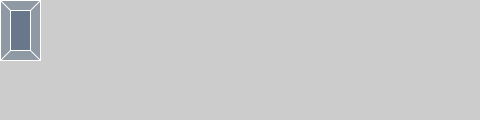
Frame 1 (no input)
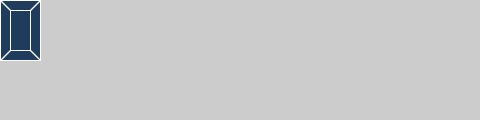
Frame 60 (the mouse pressed at the canvas centre just before this capture)
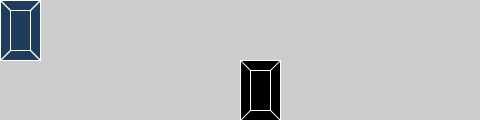
Frame 120 (the mouse held since frame 60 and released just before this capture)

The Processing sketch that drew these frames (run headless with seeded random() and noise(); from frame 60 on, the mouse is pressed at the canvas centre):

// Processing sketch: processing_113150
// ── processing_113150.pde

//20131002mouse interaction
//juichilin
//class 

void setup() {
  size(480, 120);
  smooth();
}

void draw() {
  if (mousePressed) {
    fill(0);
  }
  else {
    fill(30, 60, 90, 90);
    stroke(255);
  }
  rect(mouseX, mouseY, 40, 60);
  line(mouseX,mouseY,mouseX+10,mouseY+10);
  line(mouseX+40,mouseY+60,mouseX+30,mouseY+50);
  line(mouseX+40,mouseY,mouseX+30,mouseY+10);
  line(mouseX,mouseY+60,mouseX+10,mouseY+50);
  
  rect(mouseX+10,mouseY+10,20,40);
  
}
